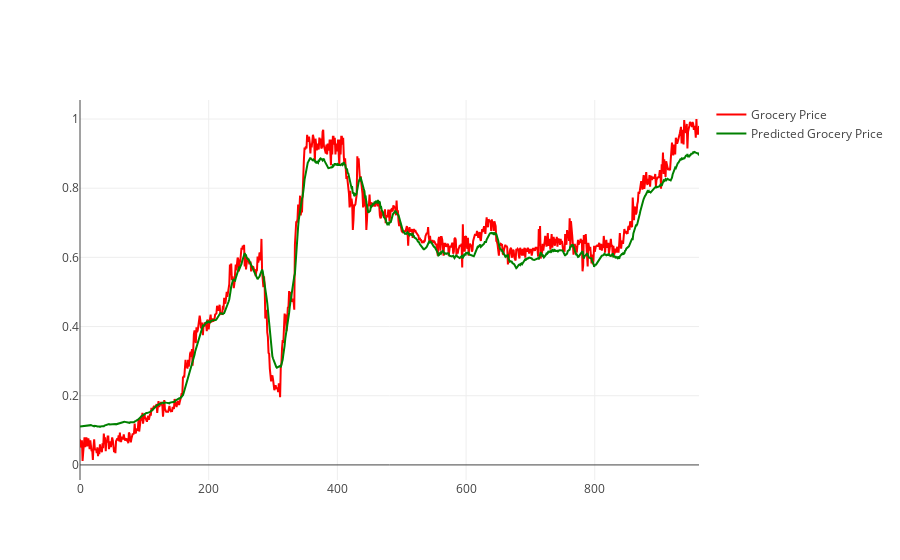

Notebook code for this chart:
### Code cell
fig = go.Figure()
fig.add_trace(go.Scatter(x=y_test[:,0], y=y_test[:,1], mode='lines', name='Grocery Price', line=dict(color='red')))
fig.add_trace(go.Scatter(x=predicted_stock_price[:,0], y=predicted_stock_price[:,1], mode='lines', name='Predicted Grocery Price', line=dict(color='green')))

### Figure 1 — Plotly figure (JSON) as saved in the notebook; plotly's stock layout.template omitted (floating-point values rounded to 4 significant figures; data arrays with more than 128 entries replaced by an {"elided": "..."} marker saying what was removed)
{"data": [{"line": {"color": "red"}, "mode": "lines", "name": "Grocery Price", "type": "scatter", "x": {"elided": "963 int values"}, "y": {"elided": "963 float values"}}, {"line": {"color": "green"}, "mode": "lines", "name": "Predicted Grocery Price", "type": "scatter", "x": {"elided": "963 int values"}, "y": {"elided": "963 float values"}}], "layout": {}}
